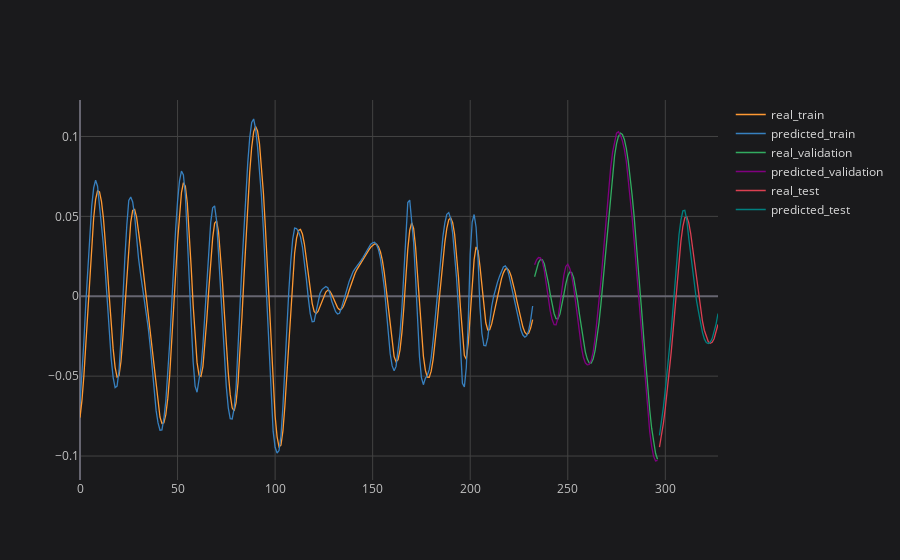

Here is the notebook cell this chart was saved with:
### Code cell
# plotting partial result
plot_ticker = 'PETR4'
plot_feature = 'Open'
plot_imf = 'IMF3'

concatenated_results[plot_ticker][plot_feature][plot_imf].iplot(title=f'{plot_ticker} {plot_feature} {plot_imf}', asFigure=True, layout=space)

### Figure 1 — Plotly figure (JSON) as saved in the notebook; plotly's stock layout.template omitted (floating-point values rounded to 4 significant figures; data arrays with more than 128 entries replaced by an {"elided": "..."} marker saying what was removed)
{"data": [{"line": {"color": "rgba(255, 153, 51, 1.0)", "dash": "solid", "shape": "linear", "width": 1.3}, "mode": "lines", "name": "real_train", "text": "", "type": "scatter", "x": {"elided": "328 int values"}, "y": {"elided": "328 mixed values"}}, {"line": {"color": "rgba(55, 128, 191, 1.0)", "dash": "solid", "shape": "linear", "width": 1.3}, "mode": "lines", "name": "predicted_train", "text": "", "type": "scatter", "x": {"elided": "328 int values"}, "y": {"elided": "328 mixed values"}}, {"line": {"color": "rgba(50, 171, 96, 1.0)", "dash": "solid", "shape": "linear", "width": 1.3}, "mode": "lines", "name": "real_validation", "text": "", "type": "scatter", "x": {"elided": "328 int values"}, "y": {"elided": "328 mixed values"}}, {"line": {"color": "rgba(128, 0, 128, 1.0)", "dash": "solid", "shape": "linear", "width": 1.3}, "mode": "lines", "name": "predicted_validation", "text": "", "type": "scatter", "x": {"elided": "328 int values"}, "y": {"elided": "328 mixed values"}}, {"line": {"color": "rgba(219, 64, 82, 1.0)", "dash": "solid", "shape": "linear", "width": 1.3}, "mode": "lines", "name": "real_test", "text": "", "type": "scatter", "x": {"elided": "328 int values"}, "y": {"elided": "328 mixed values"}}, {"line": {"color": "rgba(0, 128, 128, 1.0)", "dash": "solid", "shape": "linear", "width": 1.3}, "mode": "lines", "name": "predicted_test", "text": "", "type": "scatter", "x": {"elided": "328 int values"}, "y": {"elided": "328 mixed values"}}], "layout": {"legend": {"bgcolor": "#1A1A1C", "font": {"color": "#D9D9D9", "size": 12}}, "paper_bgcolor": "#1A1A1C", "plot_bgcolor": "#1A1A1C", "title": {"font": {"color": "#D9D9D9"}, "x": 0.5}, "xaxis": {"gridcolor": "#434343", "showgrid": true, "tickfont": {"color": "#C2C2C2", "size": 12}, "title": {"font": {"color": "#D9D9D9"}}, "zerolinecolor": "#666570"}, "yaxis": {"gridcolor": "#434343", "showgrid": true, "tickfont": {"color": "#C2C2C2", "size": 12}, "title": {"font": {"color": "#D9D9D9"}}, "zerolinecolor": "#666570"}}}
